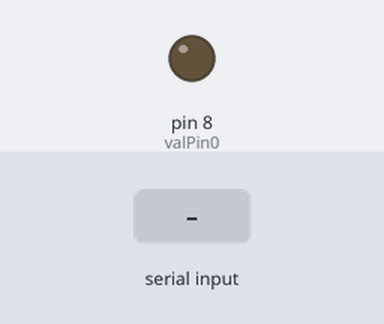
A sketch run on a simulated Arduino Uno, built with avr-gcc and run on an emulated ATmega328P. On the bench: output pins drawn as LEDs (lit = HIGH). Inputs (shaded band) come from the test bench. What the sketch prints to the serial monitor is not drawn.

Above: at 1.2 s.
1.3 s: "0" received over Serial
At 3.0 s:
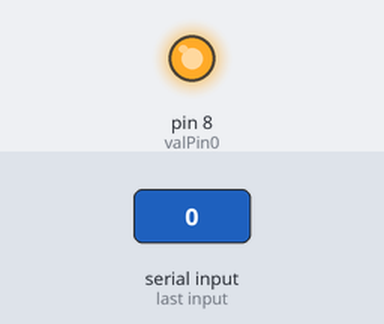
3.8 s: "good2\n" received over Serial
Timing chart, 0 to 6.8 s (numbered marks = the images above; inputs shaded):
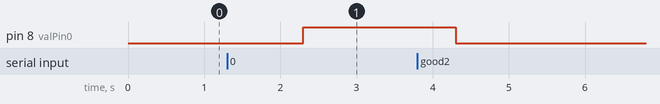

The sketch:

test_vavle_Copy.ino
```cpp
//#define mosfetPin 9
//void setup()  {
//  pinMode(mosfetPin, OUTPUT);
//
//}
//void loop() {
//  digitalWrite(mosfetPin, LOW);
//  delay(1000);
//  digitalWrite(mosfetPin, HIGH);
//  delay(1000);
//}

///////////////////////
#define valPin0 8
#define valPin2 9
#define sensor 10
byte pre = 1;
String chuoi;
#include <HardwareSerial.h>
//#include <ArduinoJson.h>
//#include <arduino.h>
//
//bool val_on0 =false;
//bool val_on2 =false;

#include <cppQueue.h>

#define  MAX_LENGTH    50
#define EOT_CHAR    ';'

cppQueue  q(sizeof(char), MAX_LENGTH, FIFO, true);

void setup(){
  pinMode(sensor, INPUT);
  pinMode(valPin0, OUTPUT);
  pinMode(valPin0, OUTPUT);
  Serial.begin(115200);
//  Serial.flush();
}

void loop() //doc du lieu tu sensor
{

//  Serial.print("Gia tri cam bien:");
//  Serial.println(digitalRead(sensor)); //Nếu sensor = 1 thì không phát hiện vật cản, nếu sensor = 0 thì phát hiện vật cản.
//  delay(50);

//    Serial.print("Gia tri cam bien:");
//    chuoi = String(digitalRead(sensor)) + String(pre);
//    Serial.println(chuoi);
//    pre = digitalRead(sensor);
//    delay(150);

//  if (Serial.available()>0)  {
//    String label = Serial.readString();
//    // queue ngay day!!!
////    label = Serial.read();
  if (Serial.available())          // Ensure Serial is available
  {
    char rcv = (char) Serial.read();  // Read char from Serial

    if (rcv != -1)            // If no character received: -1 (do not push)
    {
      q.push(&rcv);         // Push char to cppQueue    [012012012] if .... -> lấy số 1 ra ->kích hoạt vòi 1
    }
  }
  if (!q.isEmpty())        // Only if q is not empty
  {
    char snd, label;

    q.peekIdx(&label,0);
//truyen label lien tuc thi lam sao ??
    if (label == '0') { // neu toi la "bad"                           //class (0: bad, 1:good1, 2:good2)
//      Serial.println("valve0 da thoi");
      q.pop(&label);
      delay(1000);
      digitalWrite(valPin0, HIGH); // valve0 OFF for 2s
//      Serial.println("waiting");

      delay(2000);
      digitalWrite(valPin0, LOW); // valve0 ON for 1s
//      delay(1000);
      Serial.write("valve0 da thoi");
    }


    else if (label == '2') { // neu toi la "good2"
//      Serial.println("valve2 da thoi");
      q.pop(&label);
      digitalWrite(valPin2, LOW); // valve2 OFF for 4s
//      Serial.println("waiting");
      delay(4000);
      digitalWrite(valPin2, HIGH); // valve2 ON for 1s
      delay(1000);
      Serial.write("valve2 da thoi");
    }


    else {
      q.pop(&label);
      Serial.write("ke no");
    }
  }
} //solenoid airtac 2/2
// rờ le + valve + arduino + nguồn
```

Measured:
- after the input at 1.3 s, pin 8 (valPin0): LOW → HIGH after 1.0 s
